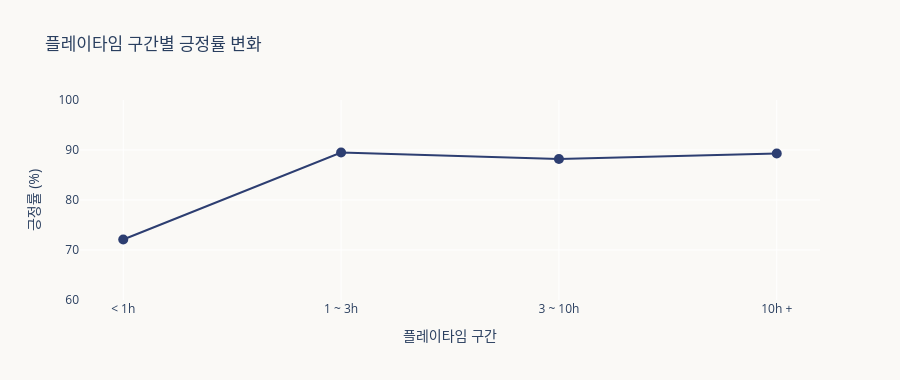

Notebook source saved alongside this figure:
### Markdown cell above
## 5. 플레이타임 × 긍정/부정 교차 분석

### Code cell
cross = (
    df_en.groupby(['playtime_bin', 'voted_up'], observed=True)
    .size()
    .reset_index(name='count')
)
cross['voted_label'] = cross['voted_up'].map({True: '긍정', False: '부정'})

# 구간별 긍정률
pt_pos_rate = (
    df_en.groupby('playtime_bin', observed=True)['voted_up']
    .mean()
    .mul(100)
    .round(1)
    .reset_index(name='긍정률(%)')
)

fig = px.line(
    pt_pos_rate,
    x='playtime_bin',
    y='긍정률(%)',
    markers=True,
    title='플레이타임 구간별 긍정률 변화',
    labels={'playtime_bin': '플레이타임 구간', '긍정률(%)': '긍정률 (%)'},
    color_discrete_sequence=[NAVY],
)
fig.update_traces(marker=dict(size=10))
fig.update_layout(
    height=380, plot_bgcolor=CREAM, paper_bgcolor=CREAM,
    yaxis=dict(range=[60, 100]),
)
fig.show()

display(pt_pos_rate)

### Figure 1 — Plotly figure (JSON) as saved in the notebook; plotly's stock layout.template omitted (floating-point values rounded to 4 significant figures)
{"data": [{"hovertemplate": "플레이타임 구간=%{x}<br>긍정률 (%)=%{y}<extra></extra>", "legendgroup": "", "line": {"color": "#2D3E71", "dash": "solid"}, "marker": {"size": 10, "symbol": "circle"}, "mode": "lines+markers", "name": "", "orientation": "v", "showlegend": false, "type": "scatter", "x": ["< 1h", "1 ~ 3h", "3 ~ 10h", "10h +"], "xaxis": "x", "y": [72.1, 89.5, 88.2, 89.3], "yaxis": "y"}], "layout": {"height": 380, "legend": {"tracegroupgap": 0}, "paper_bgcolor": "#FAF9F6", "plot_bgcolor": "#FAF9F6", "title": {"text": "플레이타임 구간별 긍정률 변화"}, "xaxis": {"anchor": "y", "domain": [0, 1], "title": {"text": "플레이타임 구간"}}, "yaxis": {"anchor": "x", "domain": [0, 1], "range": [60, 100], "title": {"text": "긍정률 (%)"}}}}
